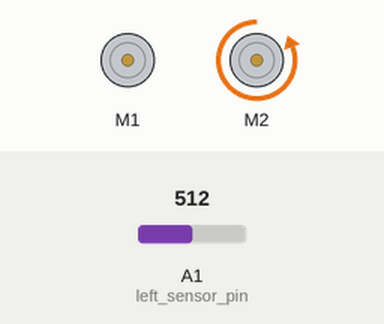
Recording of a sketch running on a simulated Arduino Uno, built with avr-gcc and run on an emulated ATmega328P. On the bench: 2 × DC motor (green arrow = forward, orange = backward, longer = faster). The test bench sets the inputs (shaded band); at power-on: A1 (left_sensor_pin) = 512.

Above: at 1.2 s.
1.3 s: A1 (left_sensor_pin) set to 7
2.8 s: A1 (left_sensor_pin) set to 4
At 4.0 s:
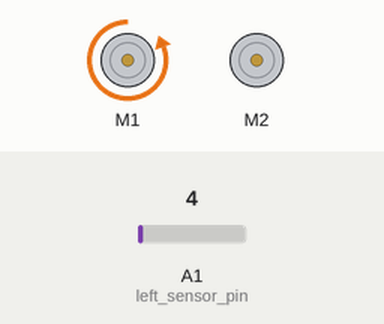
4.3 s: A1 (left_sensor_pin) set to 122
At 5.1 s:
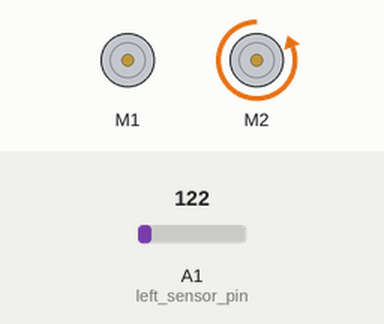
5.8 s: A1 (left_sensor_pin) set to 0
At 6.4 s:
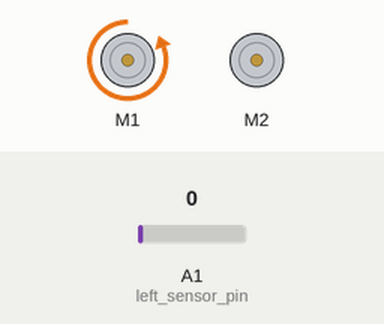
Timing chart, 0 to 8.3 s (numbered marks = the images above; inputs shaded):
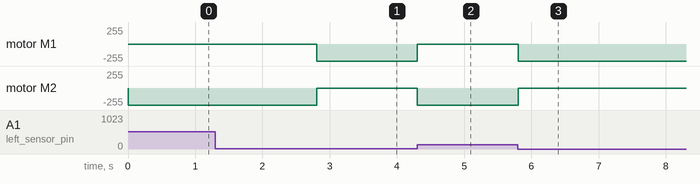

The sketch:

Optoswitch_Test.ino
```cpp
#define TIMEOUT_MILLIS 100000000000
#include <Wire.h>
#include <Adafruit_MotorShield.h>
#include "utility/Adafruit_MS_PWMServoDriver.h"

Adafruit_MotorShield AFMS = Adafruit_MotorShield();

Adafruit_DCMotor *leftMotor = AFMS.getMotor(1);  //left motor on port 1
Adafruit_DCMotor *rightMotor = AFMS.getMotor(2); //right motor on port 2

//Sensor Connection - changed temp. because behind wheel
const int left_sensor_pin = A1;
const int right_sensor_pin = A0;

int sensor_state;

int IR_high = 5;

void setup()
{
    //Serial.begin(9600);
    AFMS.begin();
    // Set the speed to start, from 0 (off) to 255 (max speed)
    leftMotor->setSpeed(0);
    leftMotor->run(FORWARD);
    // turn on motor
    leftMotor->run(RELEASE);

    rightMotor->setSpeed(0);
    rightMotor->run(FORWARD);
    rightMotor->run(RELEASE);
}

bool line_white(char sensor)
{
    // if the reading of the left sensor is above a certain value, we assume that it is on the white line
    // if the reading of the right sensor is above a certain value, we assume that it is on the white line
    if (sensor = 'L')
    {
        sensor_state = analogRead(left_sensor_pin);
        //Serial.println(sensor_state);
    }
    else if (sensor = 'R')
    {
        sensor_state = analogRead(right_sensor_pin);
        //Serial.println(sensor_state);
    }
    else
    {
        //Serial.println('sensor not defined');
    }

    if (sensor_state > IR_high)
    {
        return 1;
    }
    else
    {
        return 0;
    }
}

void run_motor(int LEFT, int RIGHT)
{
    leftMotor->setSpeed(LEFT);
    leftMotor->run(BACKWARD);
    rightMotor->setSpeed(RIGHT);
    rightMotor->run(BACKWARD);
    delay(10);
}

inline void line_follow_basic()
{
    // Blindly follows the line until some time limit is reached.
    unsigned long start_time = millis();

    //while (millis() - start_time < TIMEOUT_MILLIS)
    while (1)
    {

        // assumes for the moment that the sensors are ahead of the wheels.

        if (line_white('R'))
        {
            run_motor(0, 255);
        }
        else
        {
            run_motor(255, 0);
        }
    }
}

void loop()
{
    uint8_t i;

    line_follow_basic();
}
```

Measured:
- the behaviour switches between 6 and 5 on A1 (left_sensor_pin) (found by bisection; images 0 and 1)
- after the input at 1.3 s, every drawn part: stays the same
- after the input at 2.8 s, motor M1: stopped → backward 255/255 at once; motor M2: backward 255/255 → stopped at once
- after the input at 4.3 s, motor M1: backward 255/255 → stopped at once; motor M2: stopped → backward 255/255 at once
- after the input at 5.8 s, motor M1: stopped → backward 255/255 at once; motor M2: backward 255/255 → stopped at once
